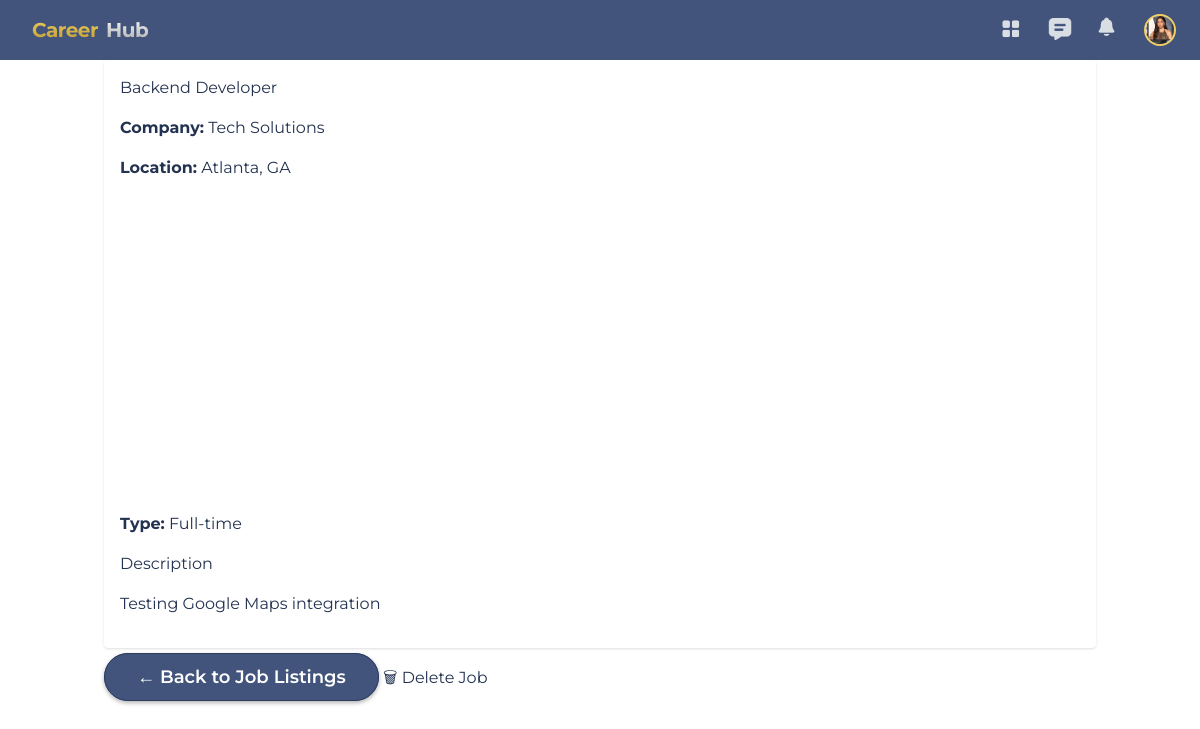
Screenshot of /jobs/2/ (signed in) with the database file from the repository.
### accounts/models.py (models this page shows, shortened)
class User(AbstractUser):
    JOB_SEEKER = 'job_seeker'
    RECRUITER = 'recruiter'
    ROLE_CHOICES = (
        (JOB_SEEKER, 'Job Seeker'),
        (RECRUITER, 'Recruiter'),
    )
    role = models.CharField(max_length=20, choices=ROLE_CHOICES)
    is_admin = models.BooleanField(default=False)

class RecruiterProfile(models.Model):
    user = models.OneToOneField(
        settings.AUTH_USER_MODEL,
        on_delete=models.CASCADE,
        related_name='recruiter'
    )
    profile_picture = models.ImageField(upload_to="profile_pics/", null=True, blank=True)
    company_name = models.CharField(max_length=255, blank=True)
    position = models.CharField(max_length=255, blank=True)

### jobs/models.py (models this page shows, shortened)
class Job(models.Model):
    FULL_TIME = "full_time"
    PART_TIME = "part_time"
    CONTRACT  = "contract"
    INTERN    = "intern"
    TEMP      = "temp"
    EMPLOYMENT_TYPES = [
        (FULL_TIME, "Full-time"),
        (PART_TIME, "Part-time"),
        (CONTRACT,  "Contract"),
        (INTERN,    "Internship"),
        (TEMP,      "Temporary"),
    ]
    recruiter = models.ForeignKey(
        settings.AUTH_USER_MODEL,
        on_delete=models.CASCADE,
        related_name="jobs_posted"
    )
    title = models.CharField(max_length=200)
    company = models.CharField(max_length=200, blank=True)
    street_address = models.CharField(max_length=255, blank=True, help_text="e.g. 123 Main Street")
    city = models.CharField(max_length=100, blank=True, help_text="e.g. Atlanta")
    state = models.CharField(max_length=100, blank=True, help_text="e.g. Georgia")
    zip_code = models.CharField(max_length=20, blank=True, help_text="e.g. 30332")
    country = models.CharField(max_length=100, blank=True, help_text="e.g. USA")
    location = models.CharField(max_length=255, blank=True, help_text="Auto-filled full address")
    latitude = models.FloatField(null=True, blank=True)
    longitude = models.FloatField(null=True, blank=True)
    employment_type = models.CharField(max_length=20, choices=EMPLOYMENT_TYPES, default=FULL_TIME)
    description = models.TextField()
    requirements = models.TextField(blank=True)
    min_salary = models.DecimalField(max_digits=10, decimal_places=2, null=True, blank=True)
    max_salary = models.DecimalField(max_digits=10, decimal_places=2, null=True, blank=True)
    remote = models.BooleanField(default=False, help_text="True if this job can be done remotely")
    visa_sponsorship = models.BooleanField(default=False, help_text="True if this job offers visa sponsorship")
    is_active = models.BooleanField(default=True)
    created_at = models.DateTimeField(auto_now_add=True)
    updated_at = models.DateTimeField(auto_now=True)
    class Meta:
        ordering = ["-created_at"]

### jobs/views.py (the view, shortened to what this page needs)
# urls.py: path("<int:pk>/", views.job_detail, name="job_detail"),
def job_detail(request, pk):
    job = get_object_or_404(Job, pk=pk, is_active=True)
    applied = False
    return render(request, "jobs/job_detail.html", {
        "job": job,
        "applied": applied,
        "GOOGLE_MAPS_API_KEY": settings.GOOGLE_MAPS_API_KEY,
    })

### jobs/templates/jobs/job_detail.html (shortened to what this page needs)
{% extends "base.html" %}
{% block content %}
<div class="card rounded shadow p-4 space-y-4">
  <h2 class="mb-3">{{ job.title }}</h2>
  {% if job.company %}
  <p><strong>Company:</strong> {{ job.company }}</p>
  {% endif %}
  {% if job.location %}
  <p><strong>Location:</strong> {{ job.location }}</p>
  {% endif %}
  <div id="map" style="width: 100%; height: 300px; border-radius: 10px; margin: 1rem 0;"></div>
  <p><strong>Type:</strong> {{ job.get_employment_type_display }}</p>
  <h3>Description</h3>
  <p>{{ job.description|linebreaks }}</p>
</div>
{% if user.is_authenticated and user.role == 'recruiter' %}
<div class="mt-4 d-flex gap-2">
  <a href="{% url 'jobs:my_list' %}" class="btn btn-secondary">← Back to Job Listings</a>
  <a href="{% url 'jobs:delete_job' job.pk %}" class="btn btn-danger">🗑 Delete Job</a>
</div>
{% endif %}
{% endblock %}

### templates/components/navbar.html (shortened to what this page needs)
{% load static %}
<nav class="w-full h-[60px] flex items-center justify-between bg-[#42547b] px-6 shadow-md z-50">
  <div class="flex items-center gap-1">
    <a href="{% if user.role == 'job_seeker' %}{% url 'jobseeker_dashboard' %}
             {% else %}{% url 'recruiter_dashboard' %}{% endif %}"
       class="flex items-center gap-1">
      <span class="ml-2 bg-gradient-to-b from-[#EFCE63] to-[#BD9B2E] bg-clip-text text-transparent font-bold text-xl tracking-tight">
      </span>
      <span class="ml-1 bg-gradient-to-b from-white to-[#A6A6A6] bg-clip-text text-transparent font-bold text-xl tracking-tight">
      </span>
    </a>
  </div>
  <div class="flex items-center gap-6 relative">
    {% if user.is_authenticated %}
      {% if user.role == 'job_seeker' %}
        <a href="{% url 'jobseeker_dashboard' %}"
           class="w-6 h-6 opacity-80 hover:opacity-100 transition-opacity">
          <img src="{% static 'images/icon_dashboard.png' %}" />
        </a>
      {% else %}
        <a href="{% url 'recruiter_dashboard' %}"
           class="w-6 h-6 opacity-80 hover:opacity-100 transition-opacity">
          <img src="{% static 'images/icon_dashboard.png' %}" />
        </a>
      {% endif %}
      <a href="{% url 'messaging:inbox' %}"
         class="w-6 h-6 opacity-80 hover:opacity-100 transition-opacity">
        <img src="{% static 'images/icon_messages.png' %}" />
      </a>
    {% endif %}
    <div class="relative">
      <button id="notifications-toggle"
              class="w-6 h-6 opacity-80 hover:opacity-100 transition-opacity">
        <img src="{% static 'images/icon_notifications.png' %}" />
      </button>
    </div>
    <button id="profile-btn"
        class="w-8 h-8 rounded-full overflow-hidden border-2 border-[#efce63] bg-[#d9d9d9]">
    {% if user.role == "job_seeker" and user.jobseeker.profile_picture %}
        <img src="{{ user.jobseeker.profile_picture.url }}" class="w-full h-full object-cover">
    {% elif user.role == "recruiter" and user.recruiter.profile_picture %}
        <img src="{{ user.recruiter.profile_picture.url }}" class="w-full h-full object-cover">
    {% else %}
        <img src="{% static 'images/icon_profile.png' %}" class="w-full h-full object-cover">
    {% endif %}
</button>
    </div>
</nav>

### rows the page displays
User: recruiter.profile_picture (picture)
Job: title "Backend Developer", company "Tech Solutions", location "Atlanta, GA", employment_type "Full-time", description "Testing Google Maps integration"
